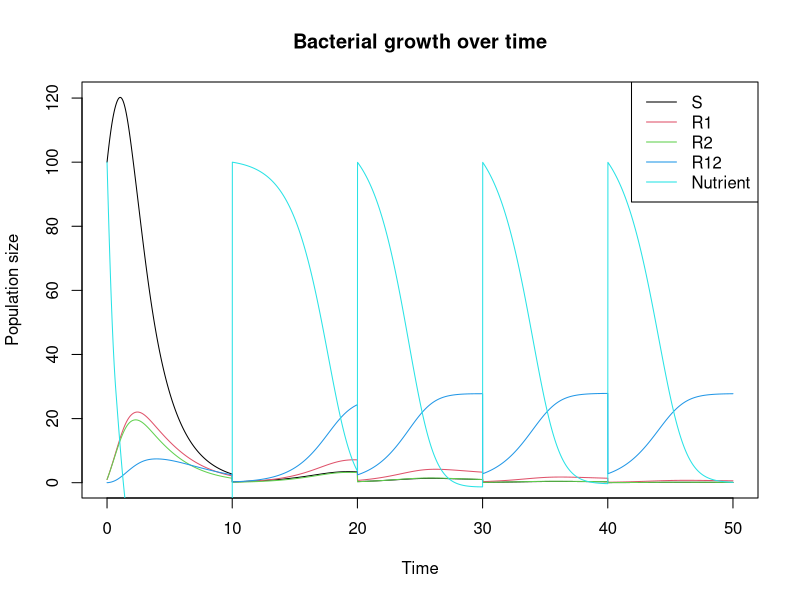

Write R code to recreate this figure.
library(deSolve)

D = 0.1 #bottleneck dilution ratio
N0 = 100 #initial nutrient concentration

# Initialize 'params' matrix with 4 rows and 10 columns
params <- matrix(nrow = 4, ncol = 12)

# Name the rows of the matrix
rownames(params) <- c("S", "R1", "R2", "R12")

# Name the columns of the matrix
colnames(params) <- c("psi", "phi1", "zeta1", "kappa1", "phi2", "zeta2", "kappa2", "mu", "k", "alpha", "m_rate", "r_rate")

# Assign values to the 'psi' column of the matrix
params[, "psi"] <- c(0.1, 0.1, 0.1, 0.1)

# Assign values to the 'phi1' and 'phi2' columns of the matrix
params[, c("phi1", "phi2")] <- c(0.2, 0.2, 0.2, 0.2)

# Assign values to the 'zeta1' column of the matrix
params[, "zeta1"] <- c(1, 100, 1, 100)

# Assign values to the 'zeta2' column of the matrix
params[, "zeta2"] <- c(1, 1, 100, 100)

# Assign values to the 'kappa1' and 'kappa2' columns of the matrix
params[, c("kappa1", "kappa2")] <- c(1, 1, 1, 1)

# Assign values to the 'mu' column of the matrix
params[, "mu"] <- c(1, 1, 1, 1)

# Assign values to the 'k' column of the matrix
params[, "k"] <- c(100, 100, 100, 100)

# Assign values to the 'alpha' column of the matrix
params[, "alpha"] <- c(1, 1, 1, 1)

# Assign values to the 'm_rate' column of the matrix
params[, "m_rate"] <- c(0.1, 0.1, 0.1, 0.1)

# Assign values to the 'r_rate' column of the matrix
params[, "r_rate"] <- c(0.1, 0.1, 0.1, 0.1)

# a pharmacodynamic function for antibioti-induced killing of bacteria
hill <- function(A, parms) {
  psi = parms[1] ; phi = parms[2] ; zeta = parms[3]; kappa = parms[4]
  return(phi*(A/zeta)^kappa/((A/zeta)^kappa-(psi-phi)/psi))
}

# a growth rate function for nutrient-limited growth
monod <- function(N,parms){
  mu = parms[1] ; k = parms[2]
  return(mu*N/(N+k))
}

# a growth rate function using hill and monod functions
growth <- function(A1,A2,N,parms) {
  return(monod(N,parms[8:9])-hill(A1,parms[1:4])-hill(A2,parms[c(1,5:7)]))
}

# a function specifying the amount of nutrients depleted by the bacteria
deplete <- function(dS=0,dR1=0,dR2=0,dR12=0,alpha=params[,"alpha"]) {
  return(sum(-alpha*max(0,c(dS,dR1,dR2,dR12))))
}

# Define a bottleneck function that reduces all populations by a fixed fraction
bottleneck <- function(t, populations, parms = params) {
  populations <- c(populations[1:4]*D, N0)
  populations[populations < 0] <- 0
  return(populations)
  }

# Define a function to plot the resulting solution
bacteria_plot <- function(solution) {
  plot(solution[, 1], solution[,2],type = "l", col = 1,
  main = "Bacterial growth over time",
  xlab = "Time", ylab = "Population size")
  lines(solution[, 1],solution[, 3], col = 2)
  lines(solution[, 1],solution[, 4], col = 3)
  lines(solution[, 1],solution[, 5], col = 4)
  lines(solution[, 1],solution[, 6], col = 5)
  legend("topright", legend = c("S", "R1", "R2", "R12", "Nutrient"),
  col = c(1, 2, 3, 4, 5), lty = 1)
}


# Define the differential equations for the model
bacterial_growth <- function(t, populations, parms = params) {
  with(as.list(c(populations)), {
    S <- populations[1]
    R1 <- populations[2]
    R2 <- populations[3]
    R12 <- populations[4]
    N <- populations[5]
    dS <- S*growth(A1=1,A2=0,N,params["S",1:9])*(1 - params["S","m_rate"])
    dR1 <- R1*(growth(A1=1,A2=0,N,params["R1",1:9])) + (S-R1)*params["R1","m_rate"]
    dR2 <- R2*(growth(A1=1,A2=0,N,params["R2",1:9])) + (S-R2)*params["R2","m_rate"]
    dR12 <- R12*(growth(A1=1,A2=0,N,params["R12",1:9])) + sum(c(R1,R2)*params[c("R1","R2"),"m_rate"])
    dN <- deplete(dS,dR1,dR2,dR12,params[,"alpha"])
    return(list(c(dS, dR1, dR2, dR12, dN)))
  })
}

# Example usage
times <- seq(0,50,0.01)
populations <- c(S = 100, R1 = 1, R2 = 1, R12 = 0, N = 100)
events <- list(func = bottleneck, times = seq(10,40,10))
solution <- ode(y = populations, times = times, func = bacterial_growth, events = events)
bacteria_plot(solution)
